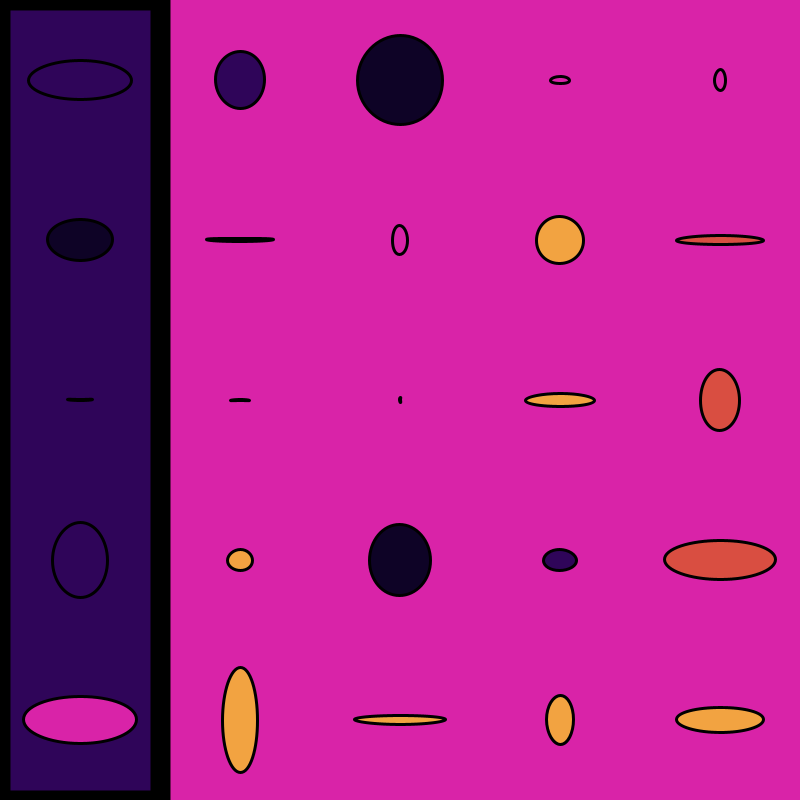
Frame 1 (no input)
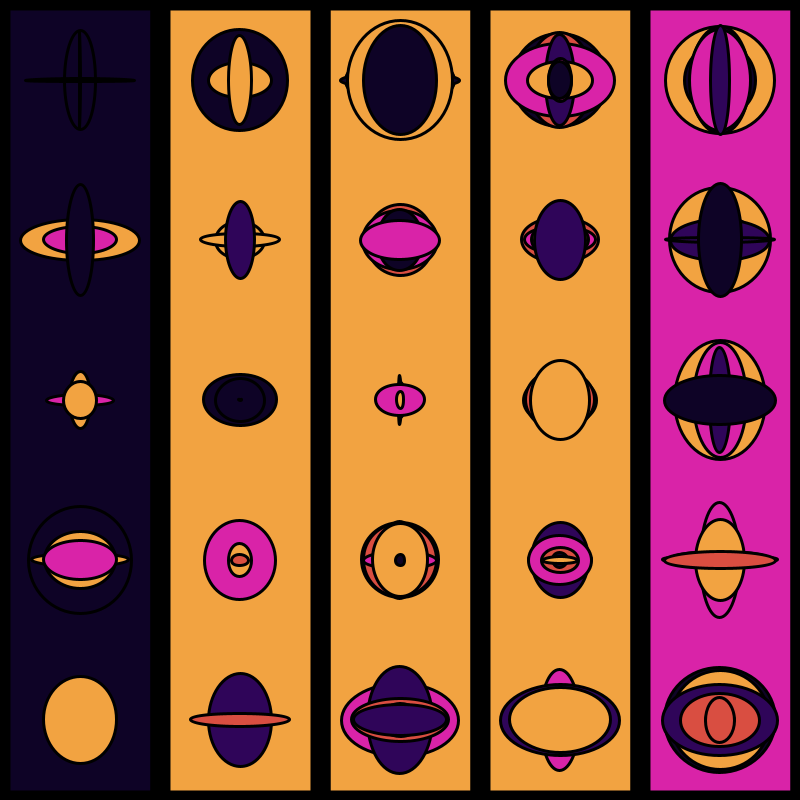
Frame 60 (the mouse pressed at the canvas centre just before this capture)
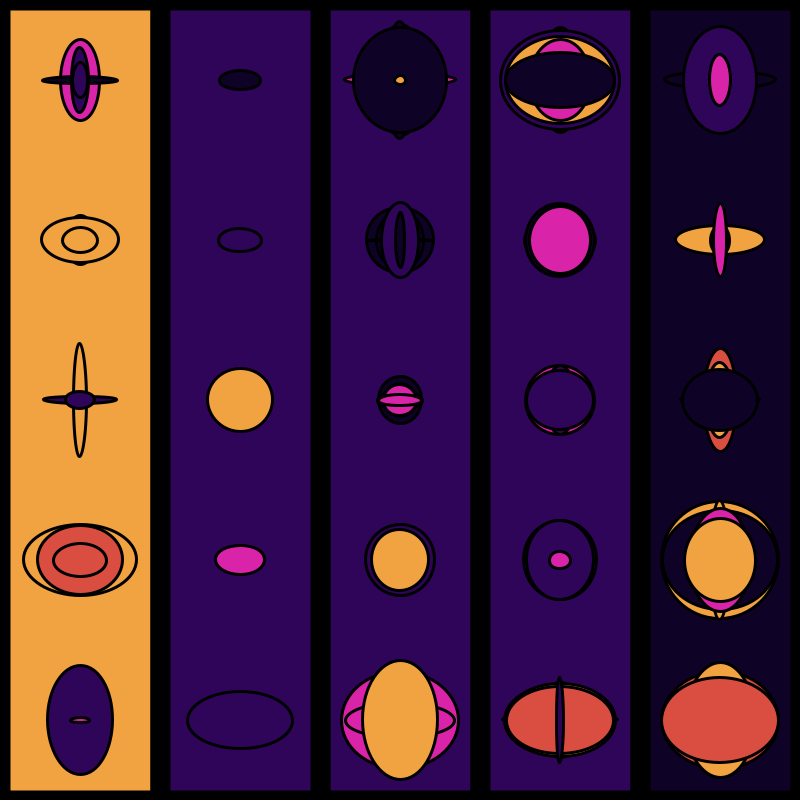
Frame 120 (the mouse held since frame 60 and released just before this capture)

The Processing sketch that drew these frames (run headless with seeded random() and noise(); from frame 60 on, the mouse is pressed at the canvas centre):

// Processing sketch: processing_109763
// ── processing_109763.pde

//The stripes are the five elements. They are changing into each other.
//And in each element there are seeds. And the seeds are windows.

color[] palette = {#D923A8,#2F0559,#0E0326,#F2A341,#D94E41};
int x = 0;
int y = 0;

void setup(){
  size(800, 800);
  background(palette[0]);
}

void draw(){
  // rectangles
  float counter=random(2);
  if (int(counter)==1){
    float r = random(0,5);
    strokeWeight(20);
    fill(palette[int(r)]);
    rect(x,y,width/5,height);
    x += width/5;
    if (x > width){
    x=0;
    }
  }
  //spheres
  int xc = width/5/2;
  
  strokeWeight(3);
  for (int z=5 ; z>0; z-=1){
    float r2 = random(0,5);
    fill(palette[int(r2)]);
    int yc = height/5/2;
      for (int g=5 ; g>0; g-=1){
        float r3 = random(0,5);
        fill(palette[int(r3)]);
        int w=80; int h=80;
        if (g==5 | g==1 | z==1 | z==5){w=120; h=120;}
        //if (g==4 | g==2){w=40; h=40;}
        if (g==3 & z==3){w=50; h=50;} 
        ellipse(xc,yc,random(w),random(h));
        yc+=height/5;
      }
    xc+=width/5;
  }
}
